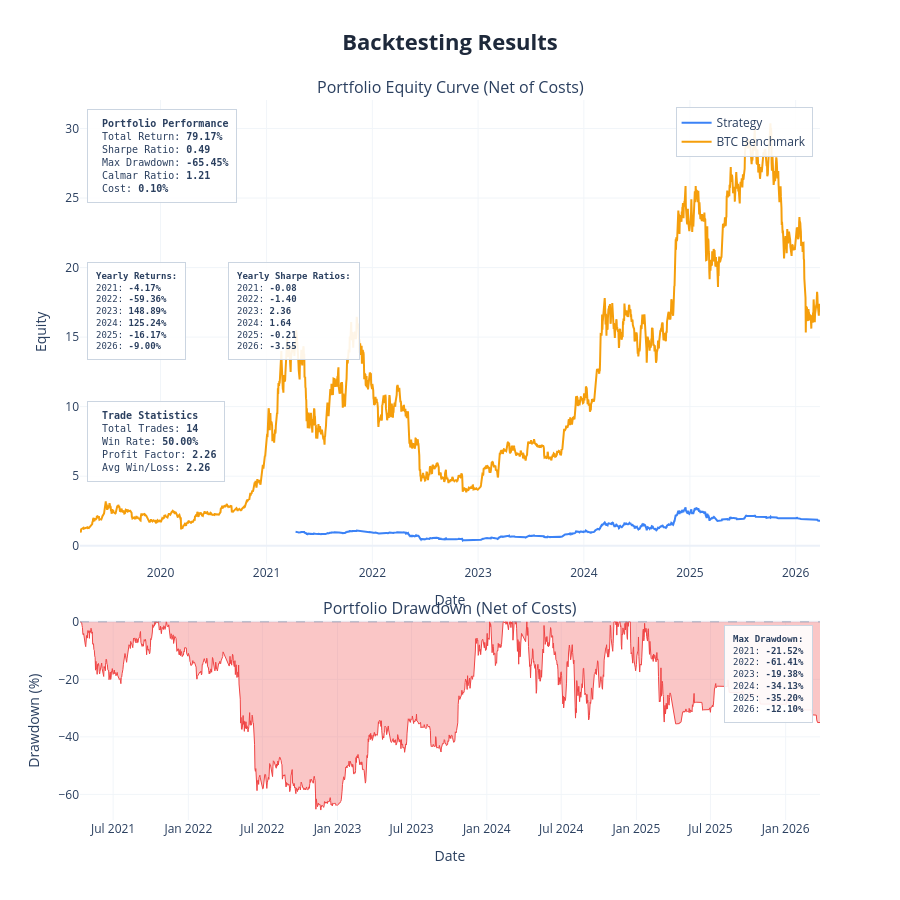
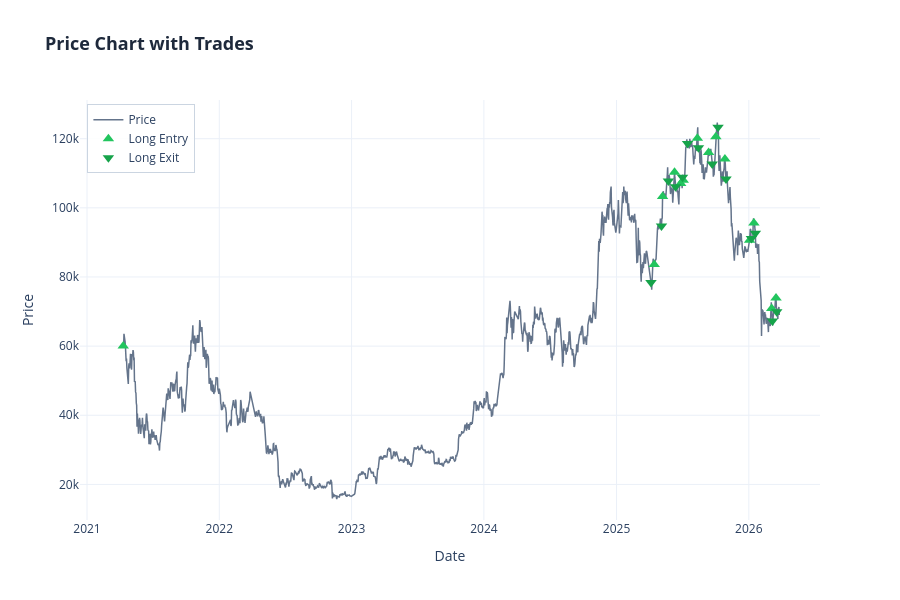

Notebook code cell kept with these figures, in order:
### Markdown cell above
## 7 · Full OOS Backtest (visual check)
Run `engine.backtest` directly on the combined OOS dataframe to get the standard chart.

### Code cell
import sys
sys.path.append(os.path.join(ROOT, 'backtester'))
from engine import backtest

if results['oos_combined_df'] is not None:
    _ = backtest(
        data           = results['oos_combined_df'],
        cost           = COST,
        show_plot      = True,
        save_html      = 'outputs/wf_oos_full.html',
        show_trades    = True,
        benchmark_data = df,
    )

### Figure 1 — Plotly figure (JSON) as saved in the notebook; plotly's stock layout.template omitted (floating-point values rounded to 4 significant figures; data arrays with more than 128 entries replaced by an {"elided": "..."} marker saying what was removed)
{"data": [{"hovertemplate": "<b>Strategy</b><br>Date: %{x}<br>Equity: %{y:.4f}<extra></extra>", "line": {"color": "#3b82f6", "width": 2}, "mode": "lines", "name": "Strategy", "type": "scatter", "x": {"elided": "1774 str values"}, "xaxis": "x", "y": {"elided": "1774 float values"}, "yaxis": "y"}, {"hovertemplate": "<b>BTC Benchmark</b><br>Date: %{x}<br>Equity: %{y:.4f}<extra></extra>", "line": {"color": "#f59e0b", "width": 2}, "mode": "lines", "name": "BTC Benchmark", "type": "scatter", "x": {"elided": "2555 str values"}, "xaxis": "x", "y": {"elided": "2555 float values"}, "yaxis": "y"}, {"fill": "tozeroy", "fillcolor": "rgba(239, 68, 68, 0.3)", "hovertemplate": "<b>Drawdown</b><br>Date: %{x}<br>Drawdown: %{y:.2f}%<extra></extra>", "line": {"color": "#ef4444", "width": 1}, "mode": "lines", "name": "Drawdown", "showlegend": false, "type": "scatter", "x": {"elided": "1774 str values"}, "xaxis": "x2", "y": {"elided": "1774 float values"}, "yaxis": "y2"}], "layout": {"annotations": [{"font": {"size": 16}, "showarrow": false, "text": "Portfolio Equity Curve (Net of Costs)", "x": 0.5, "xanchor": "center", "xref": "paper", "y": 1, "yanchor": "bottom", "yref": "paper"}, {"font": {"size": 16}, "showarrow": false, "text": "Portfolio Drawdown (Net of Costs)", "x": 0.5, "xanchor": "center", "xref": "paper", "y": 0.276, "yanchor": "bottom", "yref": "paper"}, {"align": "left", "bgcolor": "rgba(255, 255, 255, 0.9)", "bordercolor": "#cbd5e1", "borderpad": 8, "borderwidth": 1, "font": {"family": "monospace", "size": 10}, "showarrow": false, "text": "\n<b>Portfolio Performance</b><br>\nTotal Return: <b>79.17%</b><br>\nSharpe Ratio: <b>0.49</b><br>\nMax Drawdown: <b>-65.45%</b><br>\nCalmar Ratio: <b>1.21</b><br>\nCost: <b>0.10%</b>\n", "x": 0.01, "xanchor": "left", "xref": "x domain", "y": 0.98, "yanchor": "top", "yref": "y domain"}, {"align": "left", "bgcolor": "rgba(255, 255, 255, 0.9)", "bordercolor": "#cbd5e1", "borderpad": 8, "borderwidth": 1, "font": {"family": "monospace", "size": 9}, "showarrow": false, "text": "<b>Yearly Returns:</b><br>2021: <b>-4.17%</b><br>2022: <b>-59.36%</b><br>2023: <b>148.89%</b><br>2024: <b>125.24%</b><br>2025: <b>-16.17%</b><br>2026: <b>-9.00%</b><br>", "x": 0.01, "xanchor": "left", "xref": "x domain", "y": 0.65, "yanchor": "top", "yref": "y domain"}, {"align": "left", "bgcolor": "rgba(255, 255, 255, 0.9)", "bordercolor": "#cbd5e1", "borderpad": 8, "borderwidth": 1, "font": {"family": "monospace", "size": 9}, "showarrow": false, "text": "<b>Yearly Sharpe Ratios:</b><br>2021: <b>-0.08</b><br>2022: <b>-1.40</b><br>2023: <b>2.36</b><br>2024: <b>1.64</b><br>2025: <b>-0.21</b><br>2026: <b>-3.55</b><br>", "x": 0.2, "xanchor": "left", "xref": "x domain", "y": 0.65, "yanchor": "top", "yref": "y domain"}, {"align": "left", "bgcolor": "rgba(255, 255, 255, 0.9)", "bordercolor": "#cbd5e1", "borderpad": 8, "borderwidth": 1, "font": {"family": "monospace", "size": 10}, "showarrow": false, "text": "\n<b>Trade Statistics</b><br>\nTotal Trades: <b>14</b><br>\nWin Rate: <b>50.00%</b><br>\nProfit Factor: <b>2.26</b><br>\nAvg Win/Loss: <b>2.26</b>\n", "x": 0.01, "xanchor": "left", "xref": "x domain", "y": 0.35, "yanchor": "top", "yref": "y domain"}, {"align": "left", "bgcolor": "rgba(255, 255, 255, 0.9)", "bordercolor": "#cbd5e1", "borderpad": 8, "borderwidth": 1, "font": {"family": "monospace", "size": 9}, "showarrow": false, "text": "<b>Max Drawdown:</b><br>2021: <b>-21.52%</b><br>2022: <b>-61.41%</b><br>2023: <b>-19.38%</b><br>2024: <b>-34.13%</b><br>2025: <b>-35.20%</b><br>2026: <b>-12.10%</b><br>", "x": 0.99, "xanchor": "right", "xref": "x2 domain", "y": 0.98, "yanchor": "top", "yref": "y2 domain"}], "height": 900, "hovermode": "x unified", "legend": {"bgcolor": "rgba(255,255,255,0.9)", "bordercolor": "#cbd5e1", "borderwidth": 1, "x": 0.99, "xanchor": "right", "y": 0.99, "yanchor": "top"}, "shapes": [{"line": {"color": "#94a3b8", "dash": "dash", "width": 1}, "type": "line", "x0": 0, "x1": 1, "xref": "x2 domain", "y0": 0, "y1": 0, "yref": "y2"}], "showlegend": true, "title": {"font": {"color": "#1E293B", "size": 22}, "text": "<b>Backtesting Results</b>", "x": 0.5, "xanchor": "center"}, "xaxis": {"anchor": "y", "domain": [0, 1], "gridcolor": "#f1f5f9", "gridwidth": 1, "showgrid": true, "title": {"text": "Date"}}, "xaxis2": {"anchor": "y2", "domain": [0, 1], "gridcolor": "#f1f5f9", "gridwidth": 1, "showgrid": true, "title": {"text": "Date"}}, "yaxis": {"anchor": "x", "domain": [0.356, 1], "gridcolor": "#f1f5f9", "gridwidth": 1, "showgrid": true, "title": {"text": "Equity"}}, "yaxis2": {"anchor": "x2", "domain": [0, 0.276], "gridcolor": "#f1f5f9", "gridwidth": 1, "showgrid": true, "title": {"text": "Drawdown (%)"}}}}

### Figure 2 — Plotly figure (JSON) as saved in the notebook; plotly's stock layout.template omitted (floating-point values rounded to 4 significant figures; data arrays with more than 128 entries replaced by an {"elided": "..."} marker saying what was removed)
{"data": [{"hovertemplate": "<b>Price</b><br>Date: %{x}<br>Close: $%{y:.2f}<extra></extra>", "line": {"color": "#64748b", "width": 1.5}, "mode": "lines", "name": "Price", "type": "scatter", "x": {"elided": "1774 str values"}, "y": {"elided": "1774 float values"}}, {"hovertemplate": "<b>Long Entry</b><br>Date: %{x}<br>Price: $%{y:.2f}<extra></extra>", "marker": {"color": "#22c55e", "size": 10, "symbol": "triangle-up"}, "mode": "markers", "name": "Long Entry", "type": "scatter", "x": ["2021-04-11T00:00:00.000000000", "2025-04-15T00:00:00.000000000", "2025-05-08T00:00:00.000000000", "2025-06-10T00:00:00.000000000", "2025-06-27T00:00:00.000000000", "2025-07-04T00:00:00.000000000", "2025-08-12T00:00:00.000000000", "2025-09-12T00:00:00.000000000", "2025-10-02T00:00:00.000000000", "2025-10-27T00:00:00.000000000", "2026-01-03T00:00:00.000000000", "2026-01-15T00:00:00.000000000", "2026-03-05T00:00:00.000000000", "2026-03-17T00:00:00.000000000"], "y": [60000.0, 83640.0, 103300.0, 110300.0, 107000.0, 108000.0, 120100.0, 116000.0, 120500.0, 114100.0, 90630.0, 95600.0, 70890.0, 73910.0]}, {"hovertemplate": "<b>Long Exit</b><br>Date: %{x}<br>Price: $%{y:.2f}<extra></extra>", "marker": {"color": "#16a34a", "size": 10, "symbol": "triangle-down"}, "mode": "markers", "name": "Long Exit", "type": "scatter", "x": ["2025-04-06T00:00:00.000000000", "2025-05-05T00:00:00.000000000", "2025-05-24T00:00:00.000000000", "2025-06-13T00:00:00.000000000", "2025-07-02T00:00:00.000000000", "2025-07-16T00:00:00.000000000", "2025-08-15T00:00:00.000000000", "2025-09-22T00:00:00.000000000", "2025-10-08T00:00:00.000000000", "2025-10-30T00:00:00.000000000", "2026-01-08T00:00:00.000000000", "2026-01-19T00:00:00.000000000", "2026-03-07T00:00:00.000000000", "2026-03-19T00:00:00.000000000"], "y": [78430.0, 94730.0, 107800.0, 106100.0, 108800.0, 118600.0, 117300.0, 112700.0, 123300.0, 108300.0, 91100.0, 92630.0, 67260.0, 69930.0]}], "layout": {"height": 600, "hovermode": "x unified", "legend": {"bgcolor": "rgba(255,255,255,0.9)", "bordercolor": "#cbd5e1", "borderwidth": 1, "x": 0.01, "xanchor": "left", "y": 0.99, "yanchor": "top"}, "showlegend": true, "title": {"font": {"color": "#1E293B", "size": 18}, "text": "<b>Price Chart with Trades</b>"}, "xaxis": {"title": {"text": "Date"}}, "yaxis": {"title": {"text": "Price"}}}}
